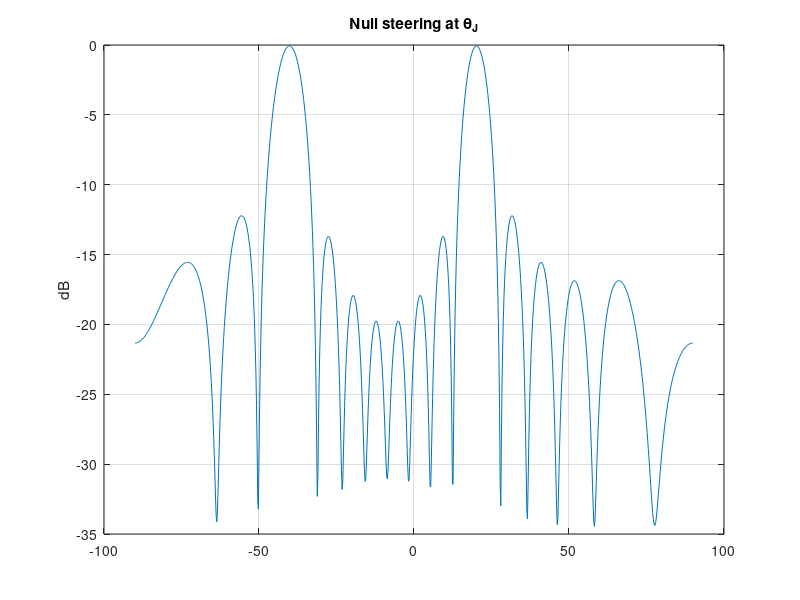

Reproduce this figure in MATLAB.
% Пространственные нули
% Глубокий провал в сторону помехи

thetaJ = -40;
N = 16;
theta0 = 20;
theta = -90:0.2:90;
AF = zeros(1, numel(theta));
for k = 1:N
    AF = AF + exp(1i*pi*(k-1)*(sind(theta) - sind(theta0))) ...
            - exp(1i*pi*(k-1)*(sind(theta) - sind(thetaJ)));
end
figure;
plot(theta, 20*log10(abs(AF)/N + 1e-12));
title('Null steering at \theta_J'); ylabel('dB'); grid on;

%{
@play
{
 "title": "Пространственные нули",
 "groups": [
  {
   "name": "Помеха",
   "controls": [
    {
     "var": "thetaJ",
     "label": "Угол помехи",
     "min": -80,
     "max": 80,
     "step": 5,
     "default": -40
    }
   ]
  }
 ]
}
%}
